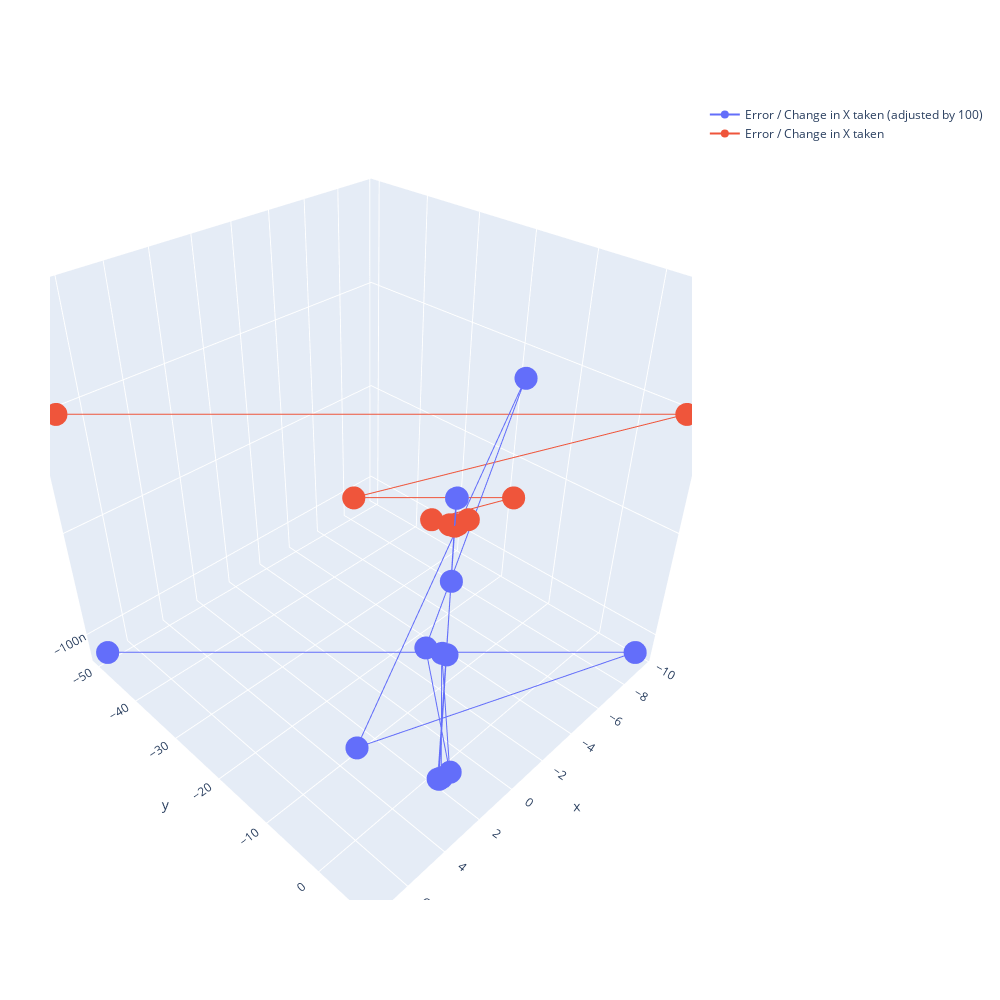

The cell this chart's notebook holds for it:
### Code cell
def plot3d(xx):
    fig = make_subplots(rows=1, cols=1,
                        specs=[[{"type": "scene"}]])
    steps,errors = jacobi_line_search(xx[40].reshape(-1,1),100)

    step_errs = torch.vstack([torch.hstack((step.reshape(1,-1),err.reshape(1,-1))) for step,err in zip(*(steps,errors))])


    ws = calculate_w(
        torch.hstack(steps[:-1]).T,
        torch.hstack(steps[1:]).T
    )

    ws = torch.vstack((ws[0],ws))
    ws[torch.isnan(ws)] = 0

    fig.add_trace(
        go.Scatter3d(
            x=step_errs[:,2],
            y=step_errs[:,3],
            z = [w.item() for w in ws],
            mode='lines+markers',
            name="Error / Change in X taken (adjusted by 100)",
        ),
        row=1, col=1
    )
    fig.add_trace(
        go.Scatter3d(
            x=step_errs[:,2],
            y=step_errs[:,3],
            z = [0.0000001 for x in step_errs],
            mode='lines+markers',
            name="Error / Change in X taken",
        ),
        row=1, col=1
    )

    fig.update_layout(
        autosize=False,
        width=1000,
        height=1000,
        margin=dict(
            l=50,
            r=50,
            b=100,
            t=100,
            pad=4
        ),
        # paper_bgcolor="LightSteelBlue",
    )
    return fig
plot3d(xx)

### Figure 1 — Plotly figure (JSON) as saved in the notebook; plotly's stock layout.template omitted (floating-point values rounded to 4 significant figures)
{"data": [{"mode": "lines+markers", "name": "Error / Change in X taken (adjusted by 100)", "scene": "scene", "type": "scatter3d", "x": [7.333, -9.556, 3.185, -0.5679, 2.263, 1.429, 2.059, 1.873, 2.013, 1.972, 2.003, 1.994, 2.001, 1.999, 2.0, 2.0, 2.0, 2.0, 2.0, 2.0, 2.0, 2.0, 2.0, 2.0, 2.0, 2], "y": [-50, 7.333, -9.556, 3.185, -0.5679, 2.263, 1.429, 2.059, 1.873, 2.013, 1.972, 2.003, 1.994, 2.001, 1.999, 2.0, 2.0, 2.0, 2.0, 2.0, 2.0, 2.0, 2.0, 2.0, 2.0, 2.0], "z": [-1.192e-07, -1.192e-07, -1.192e-07, 1.788e-07, 0, -1.192e-07, 0, -1.192e-07, -1.192e-07, 1.192e-07, 0, 0, -1.192e-07, -1.192e-07, 0, 0, 1.192e-07, 5.96e-08, 0, -1.192e-07, 0, 0, 0, 0, 0, 0]}, {"mode": "lines+markers", "name": "Error / Change in X taken", "scene": "scene", "type": "scatter3d", "x": [7.333, -9.556, 3.185, -0.5679, 2.263, 1.429, 2.059, 1.873, 2.013, 1.972, 2.003, 1.994, 2.001, 1.999, 2.0, 2.0, 2.0, 2.0, 2.0, 2.0, 2.0, 2.0, 2.0, 2.0, 2.0, 2], "y": [-50, 7.333, -9.556, 3.185, -0.5679, 2.263, 1.429, 2.059, 1.873, 2.013, 1.972, 2.003, 1.994, 2.001, 1.999, 2.0, 2.0, 2.0, 2.0, 2.0, 2.0, 2.0, 2.0, 2.0, 2.0, 2.0], "z": [1e-07, 1e-07, 1e-07, 1e-07, 1e-07, 1e-07, 1e-07, 1e-07, 1e-07, 1e-07, 1e-07, 1e-07, 1e-07, 1e-07, 1e-07, 1e-07, 1e-07, 1e-07, 1e-07, 1e-07, 1e-07, 1e-07, 1e-07, 1e-07, 1e-07, 1e-07]}], "layout": {"autosize": false, "height": 1000, "margin": {"b": 100, "l": 50, "pad": 4, "r": 50, "t": 100}, "scene": {"domain": {"x": [0, 1], "y": [0, 1]}}, "width": 1000}}
